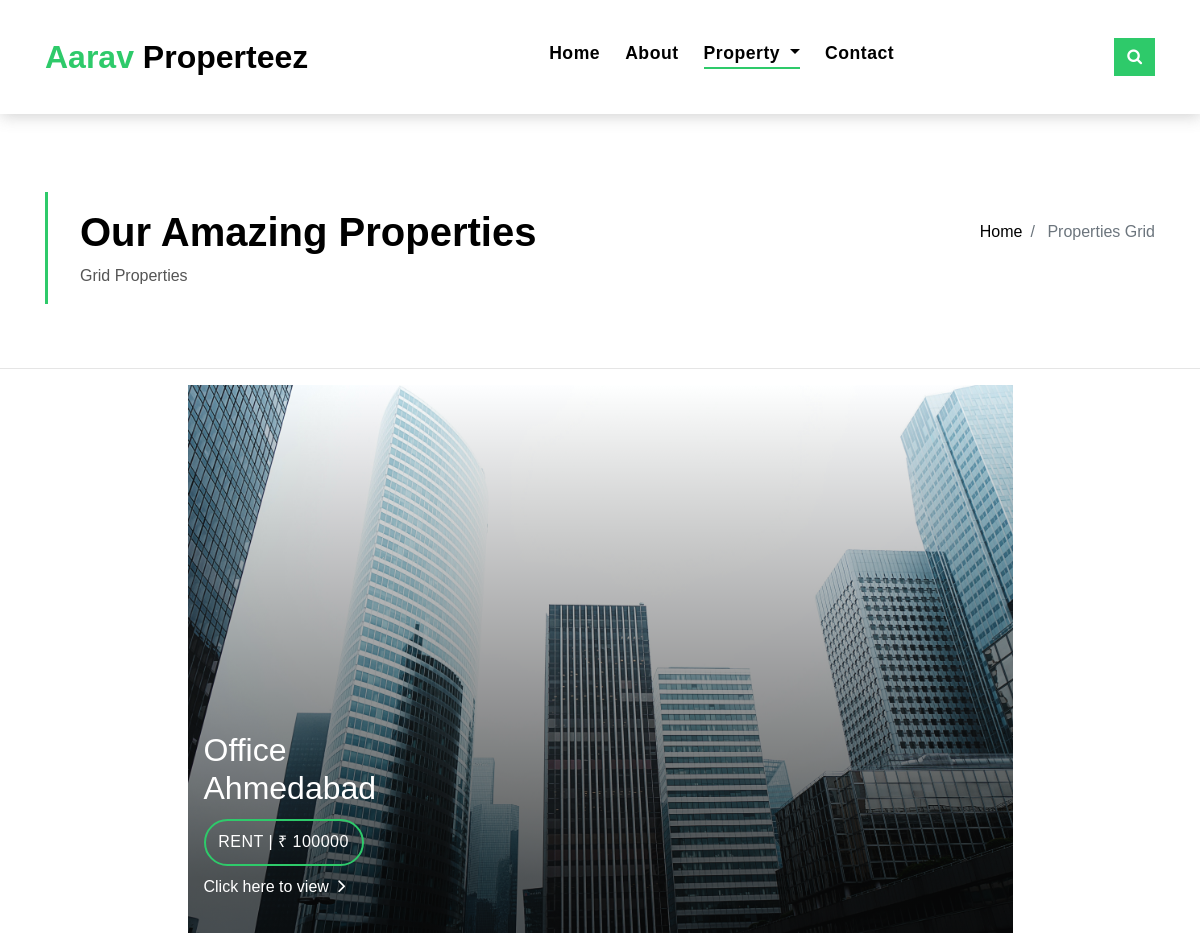
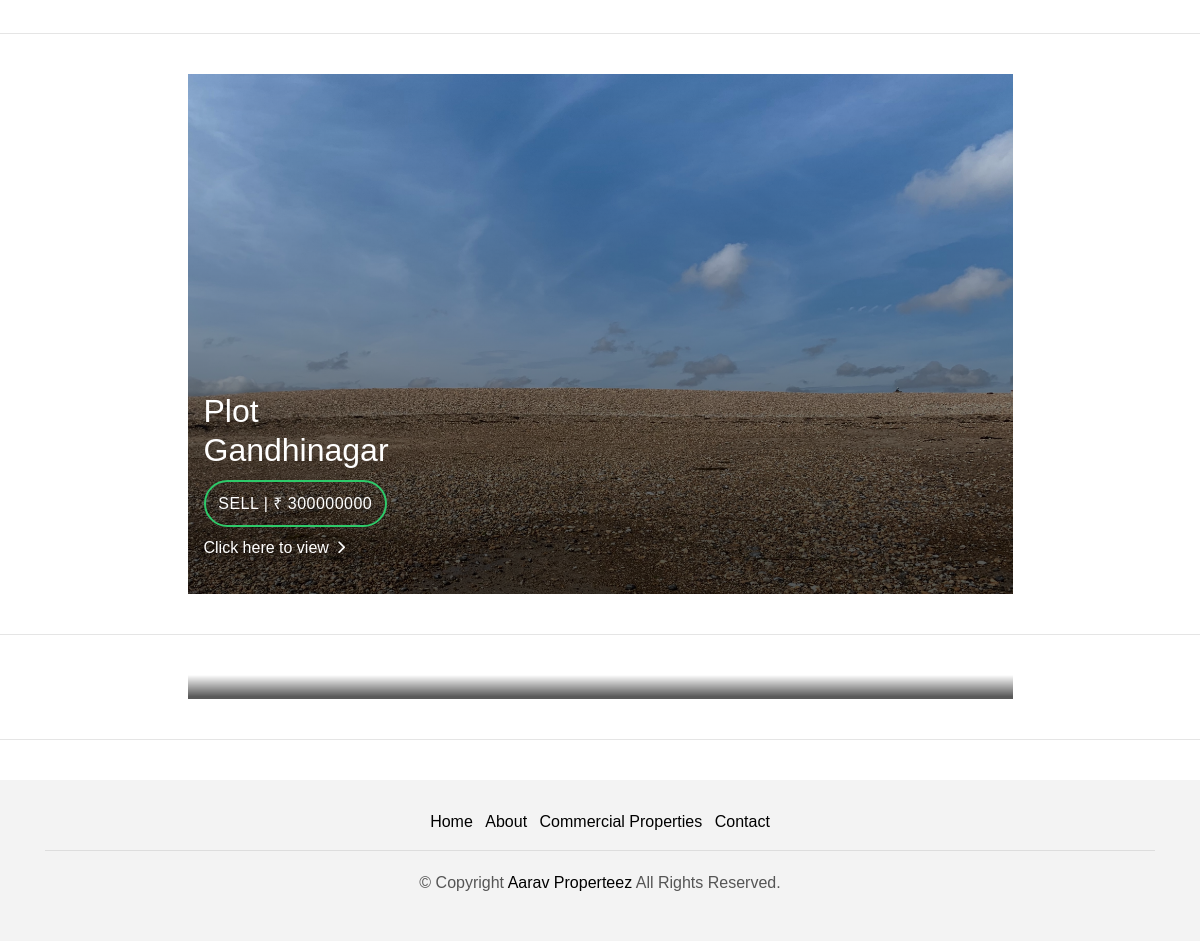
Screenshot of /commercial/ with the database file from the repository (2 pictures, top to bottom).
### app/models.py (models this page shows, shortened)
class Commercial(models.Model):
    main_image = models.ImageField(
        upload_to='images', default='none')
    Area = models.DecimalField(max_digits=10, decimal_places=2, )
    sno = models.AutoField(primary_key=True)
    title = models.CharField(max_length=100, )
    content = models.TextField()
    price = models.IntegerField()
    slug = models.SlugField()
    timestamp = models.DateTimeField(default=now)
    sell_or_rent = models.CharField(max_length=20,
                                    choices=SELL_OR_RENT_COMM_CHOICES, )
    location = models.CharField(max_length=150)
    property_type = models.CharField(max_length=20,
                                     choices=COMM_PROPERTY_CHOICES, )
    floorplan = models.FileField(blank=True)
    construction_status = models.CharField(max_length=20,
                                           choices=COMM_STATUS_CHOICES, )
    amenities = models.TextField()

### app/views.py (the view)
# urls.py: path('commercial/', views.commercial_view, name='commercial'),
def commercial_view(request):
    allProperties = Commercial.objects.all()
    context = {
        'allProperties': allProperties
    }
    return render(request, "commercial.html", context)

### templates/commercial.html (shortened to what this page needs)
{% extends 'base.html' %} {% load static %}
{% block propertyactive %} active{% endblock propertyactive %}
{% block content %}
<section class="intro-single">
  <div class="container">
    <div class="row">
      <div class="col-md-12 col-lg-8">
        <div class="title-single-box">
          <h1 class="title-single">Our Amazing Properties</h1>
          <span class="color-text-a">Grid Properties</span>
        </div>
      </div>
      <div class="col-md-12 col-lg-4">
        <nav aria-label="breadcrumb" class="breadcrumb-box d-flex justify-content-lg-end">
          <ol class="breadcrumb">
            <li class="breadcrumb-item">
              <a href="../">Home</a>
            </li>
            <li class="breadcrumb-item active" aria-current="page">
              Properties Grid
            </li>
          </ol>
        </nav>
      </div>
    </div>
  </div>
</section>
<hr>
{% for property in allProperties %}
<div class="container">
  <div class="row">
    <div class="col-md-9 mx-auto">
      <div class="card-box-a card-shadow">
        <div class="img-box-a">
          <img src="{{property.main_image.url}}" alt="" class="img-a img-fluid">
        </div>
        <div class="card-overlay">
          <div class="card-overlay-a-content">
            <div class="card-header-a">
              <h2 class="card-title-a">
                <a href="../commercial/{{ property.slug }} "></a>{{property.title}}
                <br /> {{property.location}}</a>
              </h2>
            </div>
            <div class="card-body-a">
              <div class="price-box d-flex">
                <span class="price-a">{{property.sell_or_rent}} | ₹ {{property.price}}</span>
              </div>
              <a href="../commercial/{{ property.slug }} " class="link-a">Click here to view
                <span class="ion-ios-arrow-forward"></span>
              </a>
            </div>
          </div>
        </div>
      </div>
    </div>
  </div>
</div>
<br>
<hr>
<br>
{% endfor %}
{% endblock content %}

### static/css/style.css (style rules this page uses)
body { font-family: 'Poppins', sans-serif; color: #555555; }
h1, h2, h3, h4, h5, h6 { color: #000000; }
a { color: #000000; transition: all .5s ease; }
.link-a { color: #ffffff; text-decoration: none; }
.link-a span { font-size: 18px; vertical-align: middle; margin-left: 5px; }
.color-text-a { color: #555555; }
.intro-single { padding: 12rem 0 3rem; }
.intro-single .title-single-box { padding: 1rem 0 1rem 2rem; }
.intro-single .title-single-box { border-left: 3px solid #2eca6a; }
.intro-single .title-single-box .title-single { font-weight: 600; font-size: 2.2rem; }
.intro-single .breadcrumb-box { padding: 1rem 0 0 .5rem; }
.intro-single .breadcrumb { background-color: transparent; padding-right: 0; padding-left: 0; }
.card-box-a, .card-box-b, .card-box-d { position: relative; overflow: hidden; -webkit-backface-visibility: hidden; backface-visibility: hidden; }
.card-box-a .img-a, .card-box-a .img-b, .card-box-b .img-a, .card-box-b .img-b { transition: .8s all ease-in-out; }
.card-overlay { position: absolute; width: 100%; height: 100%; top: 0; left: 0; }
.card-shadow { -webkit-backface-visibility: hidden; backface-visibility: hidden; }
.card-shadow:before { content: ' '; position: absolute; top: 0; left: 0; width: 100%; height: 100%; z-index: 1; background: linear-gradient(to bottom, rgba(0, 0, 0, 0) 0%, rgba(0, 0, 0, 0.2) 27%, rgba(0, 0, 0, 0.65) 90%); }
.card-overlay-a-content { transition: all .5s ease-in; position: absolute; width: 100%; bottom: 0px; z-index: 2; }
.card-header-a { padding: 0 1rem; }
.card-header-a .card-title-a { color: #ffffff; margin-bottom: 0; padding-bottom: .7rem; }
.card-body-a { z-index: 2; transition: all .5s ease-in; padding: 0rem 1rem 2rem 1rem; }
.card-body-a .price-box { padding-bottom: .5rem; }
.price-a { color: #ffffff; padding: .6rem .8rem; border: 2px solid #2eca6a; border-radius: 50px; text-transform: uppercase; letter-spacing: 0.030em; }
@media (min-width: 768px) { .link-a { font-size: .9rem; } }
@media (min-width: 768px) { .link-a span { font-size: 1.5rem; } }
@media (min-width: 768px) { .intro-single .title-single-box .title-single { font-size: 2.1rem; } }
@media (min-width: 768px) { .card-box-a .price-a, .card-box-b .price-a { font-size: .9rem; } }
@media (min-width: 768px) { .card-overlay-a-content { bottom: -20px; } }
@media (min-width: 768px) { .card-header-a .card-title-a { font-size: 1.3rem; } }
@media (min-width: 992px) { .link-a { font-size: 1rem; } }
@media (min-width: 992px) { .link-a span { font-size: 18px; } }
@media (min-width: 992px) { .intro-single .title-single-box .title-single { font-size: 2.5rem; } }
@media (min-width: 992px) { .card-box-a .price-a, .card-box-b .price-a { font-size: 1rem; } }
@media (min-width: 992px) { .card-overlay-a-content { bottom: 0px; } }
@media (min-width: 992px) { .card-header-a .card-title-a { font-size: 2rem; } }

### rows the page displays
Commercial: main_image (picture), title "Office", location "Ahmedabad", sell_or_rent "RENT", price "100000"
Commercial: main_image (picture), title "Plot", location "Gandhinagar", sell_or_rent "SELL", price "300000000"
